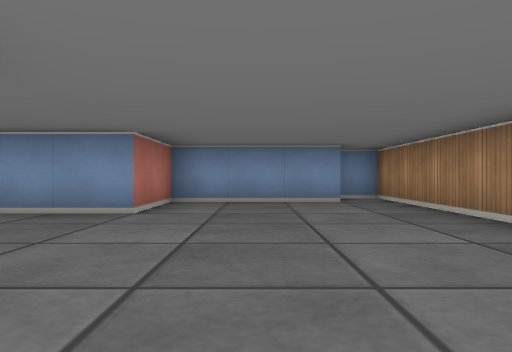
[1] (above)

13 first-person views from a walk through a cub3D maze. The camera is about half as high as the walls, looks level and sees 70° across. The floor is counted in squares. Each view is taken from the middle of a square. On the plan, view 1 faces up. The plan holds only what a view shows up to about 9 squares ahead; the rest is blank.

[2]
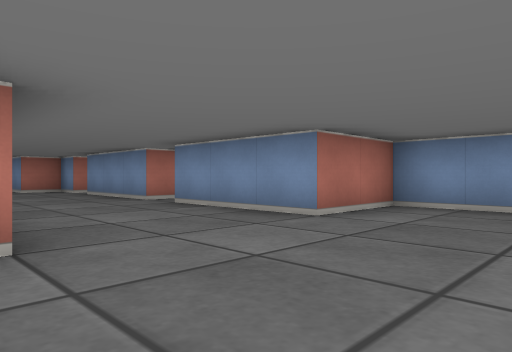

[3]
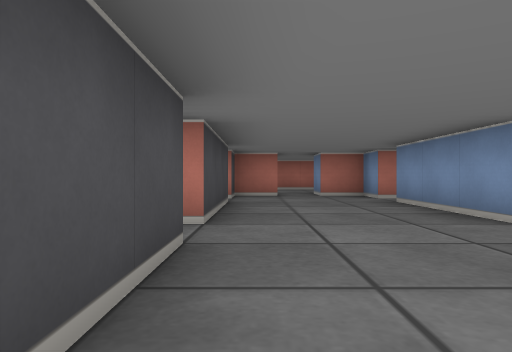

[4]
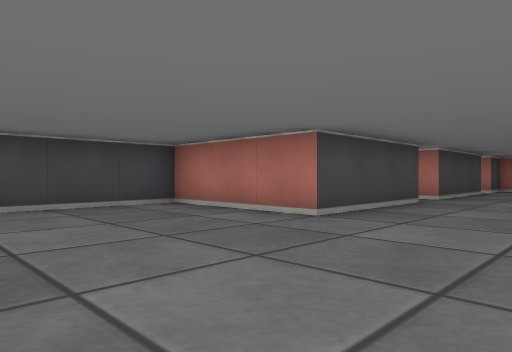

[5]
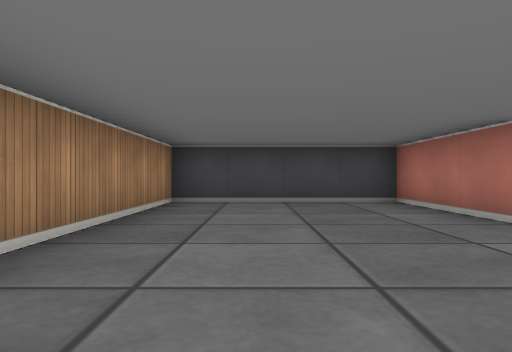

[6]
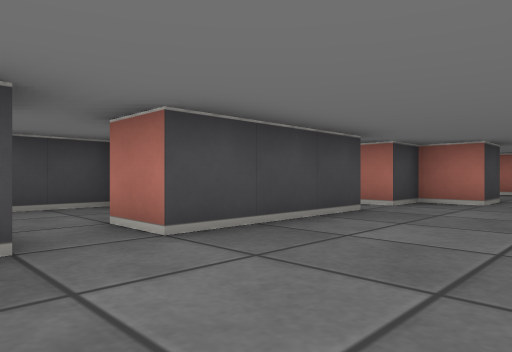

[7]
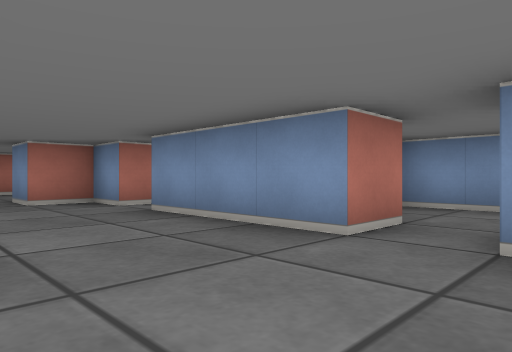

[8]
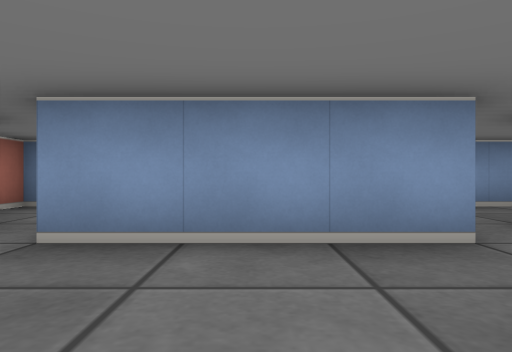

[9]
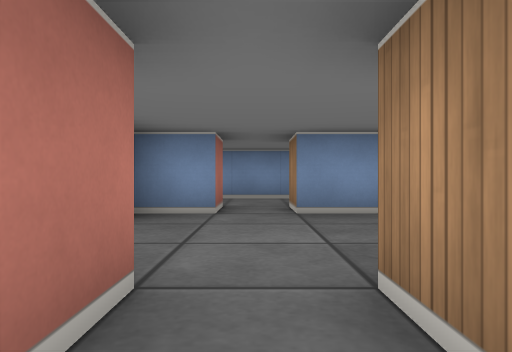

[10]
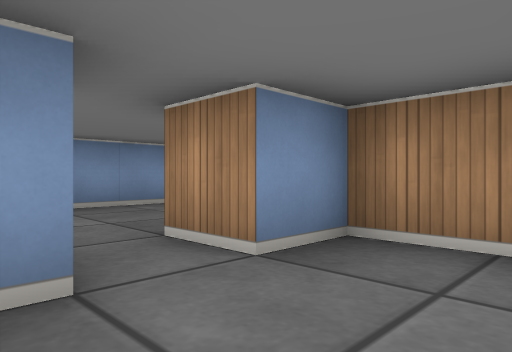

[11]
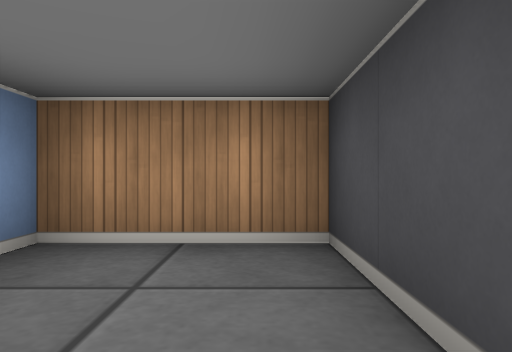

[12]
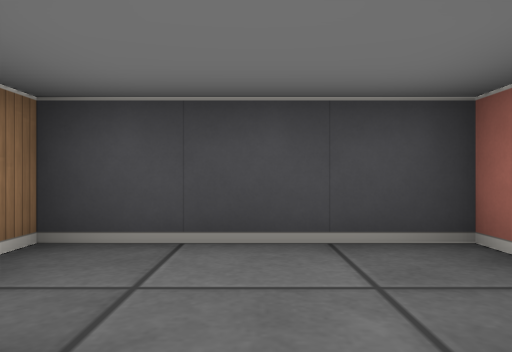

[13]
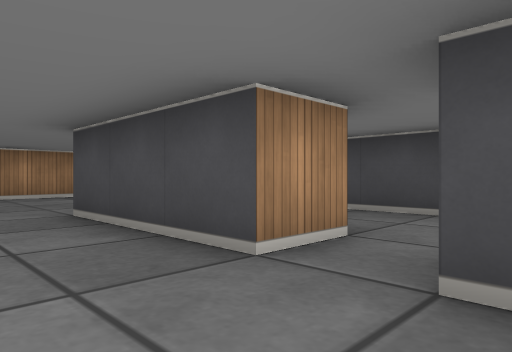

### Floor plan
Points are (right, up) in squares from view 1. A wall is a line through its corners. A room is listed if a view was taken in it or the views show most of it. See-through windows are left out.
Room 1 (views 1, 2, 3, 4, 5, 6, 7, 8, 12, 13)
walls: (-4.5, 0.5) (-4.5, 1.5) (-1.5, 1.5) (-1.5, -1.5) (2.5, -1.5) (2.5, 7.5) (1.8, 7.5); (-5.5, 5.6) (-5.5, 4.5) (-8.5, 4.5) (-8.5, 5.4); (1.6, 6.5) (-1.5, 6.5) (-1.5, 4.5) (-4.5, 4.5); (-8.5, 0.5) (-8.5, 1.5) (-5.5, 1.5) (-5.5, 0.5); (-9.5, 5.5) (-9.5, 4.5) (-10.5, 4.5) (-10.5, 3.5) (-11.5, 3.5); (-11.5, 2.5) (-10.5, 2.5) (-10.5, 1.5) (-9.5, 1.5) (-9.5, 0.6)
ways out: opening at (-9, 1) to room 2; opening at (-5, 1) to room 3; opening at (-11, 3); opening at (-9, 5); opening at (-5, 5)
Room 2 (views 9, 10, 11)
walls: (-10.6, -1.5) (-7.5, -1.5) (-7.5, 0.5) (-8.5, 0.5)
ways out: opening at (-9, 1) to room 1
Room 3 (no view inside)
walls: (-6.4, -1.5) (-3.2, -1.5)
ways out: opening at (-5, 1) to room 1

Positions as (right, up) in squares from view 1, and headings:
1: (0, 0), facing up
2: (1, 1), facing up-left
3: (-2, 2), facing left
4: (2, 4), facing down-left
5: (1, 5), facing down
6: (-4, 4), facing down-left
7: (-4, 2), facing up-left
8: (-7, 2), facing up
9: (-9, 0), facing up
10: (-10, -1), facing up-right
11: (-10, -1), facing right
12: (-9, 1), facing down
13: (-6, 3), facing down-right
